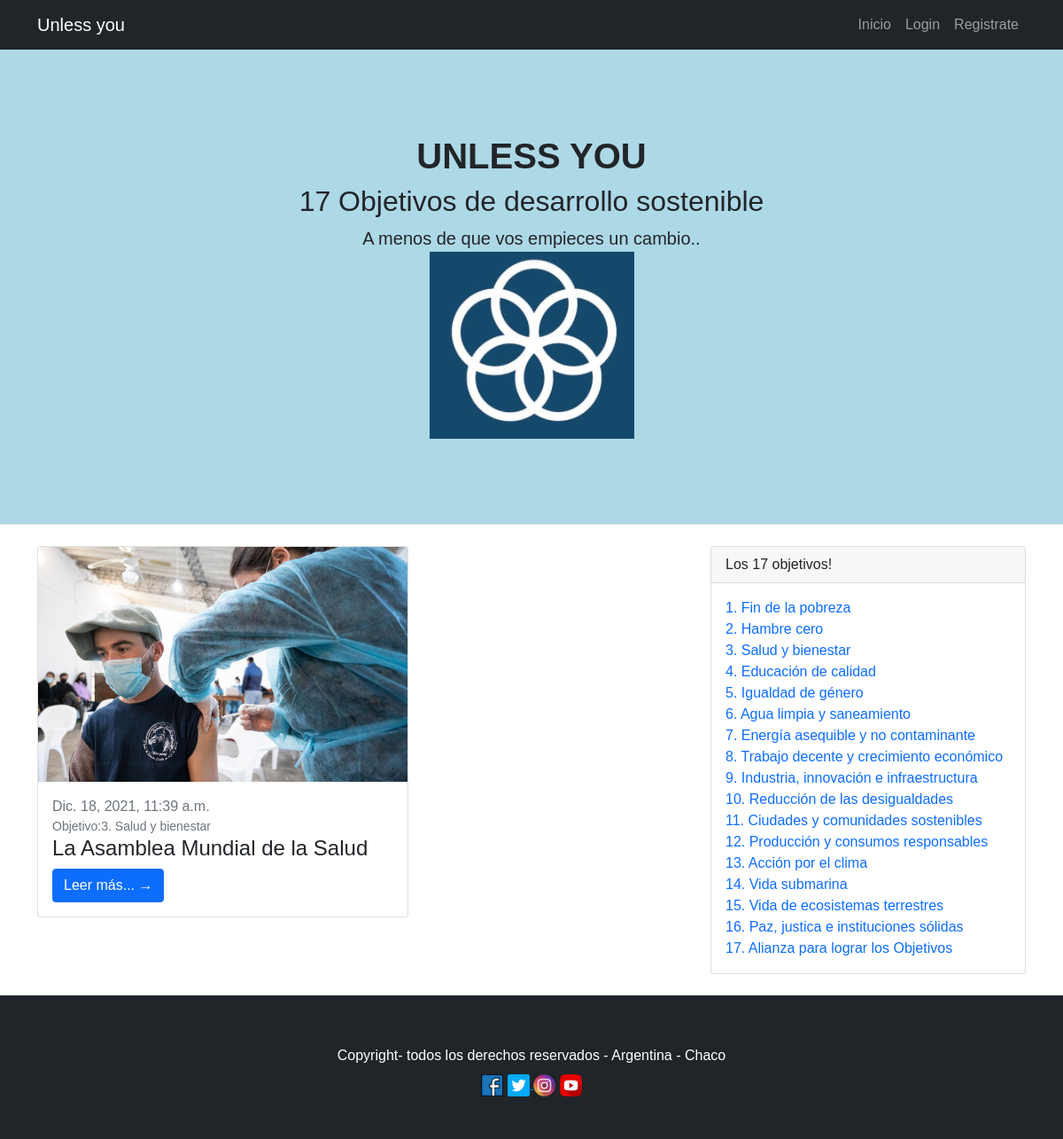
/posts/filtro/3, run on the app's committed database.
### apps/posts/models.py (models this page shows, shortened)
class Posts(models.Model):
	nombre = models.CharField(max_length=255)
	body = models.TextField(null = True)
	fecha_post = models.DateTimeField(auto_now_add=True, null = True)
	Ods = models.ForeignKey(Ods, on_delete = models.CASCADE)
	imagen = models.ImageField(upload_to='imagenes_posts', null=True)
	class Meta:
		ordering = ['-fecha_post']

class Ods(models.Model):
	nombre = models.CharField(max_length = 255)
	descripcion = models.TextField(null = True)
	imagen = models.ImageField(upload_to='imagenes_ods', null=True)
	def __str__(self):
		return self.nombre

### apps/posts/views.py (the view)
# urls.py: path('filtro/<int:pk>', views.filtro, name = 'filtro'),
def filtro(request, pk):
	p = Posts.objects.filter(Ods = pk)
	ctx = {}
	ctx['posts'] = p
	o = Ods.objects.all()
	ctx['Ods'] = o
	return render (request,'Posts/Filtro.html',ctx)

### templates/Posts/Filtro.html
{% extends 'Base.html' %}

### templates/Base.html (shortened to what this page needs)
{% load static %}
<!DOCTYPE html>
<html lang="en">
    <head>
		<link rel="stylesheet" type="text/css" href="{% static 'css/styles.css' %}">
    </head>
    <body>
        <nav class="navbar navbar-expand-lg navbar-dark bg-dark">
            <div class="container">
                <a class="navbar-brand" href="{% url 'primera_vista' %}">Unless you</a>
                <div class="collapse navbar-collapse" id="navbarSupportedContent">
                    <ul class="navbar-nav ms-auto mb-2 mb-lg-0">
                        {% if user.is_authenticated %}
                            <li class="nav-item"><a class="nav-link" >Bienvenid@ {{ user.username }}</a></li>
                            <li class="nav-item"><a class="nav-link" href="{% url 'primera_vista' %}">Inicio</a></li>
                            <li class="nav-item"><a class="nav-link" href="{% url 'logout' %}">Cerrar Sesion</a></li>
                            <li class="nav-item"><a class="nav-link" href="{% url 'posts:alta_post' %}">Crear Post</a></li>
                        {% else %}
                             <li class="nav-item"><a class="nav-link" href="{% url 'primera_vista' %}">Inicio</a></li>
                            <li class="nav-item"><a class="nav-link" href="{% url 'login' %}">Login</a></li>
                            <li class="nav-item"><a class="nav-link" href="{% url 'register' %}">Registrate</a></li>
                        {% endif %}
                    </ul>
                </div>
            </div>
        </nav>
        <header class="py-5 bg-light border-bottom mb-4">
            <div class="container">
                <div class="text-center my-5">
                    <h1 class="fw-bolder">UNLESS YOU</h1>
                    <h2>17 Objetivos de desarrollo sostenible</h2>
                    <p class="lead mb-0">A menos de que vos empieces un cambio..</p>
                    <img src="{% static 'img/Logo.png' %}">
                </div>
            </div>
       </header>
    <div class="container">
        <div class="row" style="flex-wrap: wrap-reverse;">
            {% for a in posts %}
                <div class="col-lg-8">
                    <div class="row">
                        <div class="col-lg-7 ">
                            <div class="card mb-4">
                                <a href="#!"><img class="card-img-top" src="{{a.imagen.url}}" alt="..." /></a>
                                <div class="card-body">
                                    <div class="large text-muted">{{a.fecha_post}}</div>
                                    <div class="small text-muted">Objetivo:{{a.Ods}}</div>
                                    <h2 class="card-title h4">{{a.nombre}}</h2>
                                    <a class="btn btn-primary" href="{% url 'posts:detalle' a.pk %}">Leer más... →</a>
                                </div>
                            </div>
                        </div>
                    </div>
                </div>
            {% endfor %}
            <div class="col-lg-4 ">
                <div class="card mb-4">
                    <div class="card-header">Los 17 objetivos!</div>
                    <div class="card-body">
                        <div class=".row">
                            <div class=".col-lg-8">
                                <ul class="list-unstyled mb-0">
                                    {% for o in Ods %}
                                        <li><a href="{% url 'posts:filtro' o.pk%}" style="text-decoration: none;"> {{o.nombre}}</li>
                                    {% endfor %}
                                </ul>
                            </div>
                        </div>
                    </div>
                </div>
            </div>
        </div>
    </div>
    <footer class="py-5 bg-dark">
        <div class="container"><p class= "m-2 text-center text-white"> Copyright- todos los derechos reservados - Argentina - Chaco </p>
        </div>
        <div class="container">
            <div class="row justify-content-center ">
                <div class="col-md-12 text-center justify-content-center">
                    <div class="enlaceRedes">
                        <a href="https://facebook.com"> <img class="facebook" width="25" height="25" margin-right:5rem; #facebook:hover src="{% static 'img/facebook.png' %}"></a>
                        <a href="https://twitter.com"> <img class="twitter" width="25" height="25" margin-right:5rem; src="{% static 'img/twiter.png' %}">
                        </a>
                        <a href="https://instagram.com"> <img class="instagram" width="25" height="25" margin-right:5rem; src="{% static 'img/instagram.png' %}"></a>
                        <a href="https://youtube.com"> <img class="youtube" width="25" height="25" margin-right:5rem; #facebook:hover src="{% static 'img/youtube.png' %}"></a>
                    </div>
                </div>
            </div>
        </div>
    </footer>
</body>
</html>

### data on the page
Posts: imagen (picture), fecha_post "Dic. 18, 2021, 11:39 a.m.", Ods "3. Salud y bienestar", nombre "La Asamblea Mundial de la Salud"
Ods: nombre "1. Fin de la pobreza"
Ods: nombre "2. Hambre cero"
Ods: nombre "3. Salud y bienestar"
Ods: nombre "4. Educación de calidad"
Ods: nombre "5. Igualdad de género"
Ods: nombre "6. Agua limpia y saneamiento"
Ods: nombre "7. Energía asequible y no contaminante"
Ods: nombre "8. Trabajo decente y crecimiento económico"
Ods: nombre "9. Industria, innovación e infraestructura"
Ods: nombre "10. Reducción de las desigualdades"
Ods: nombre "11. Ciudades y comunidades sostenibles"
Ods: nombre "12. Producción y consumos responsables"
Ods: nombre "13. Acción por el clima"
Ods: nombre "14. Vida submarina"
Ods: nombre "15. Vida de ecosistemas terrestres"
Ods: nombre "16. Paz, justica e instituciones sólidas"
Ods: nombre "17. Alianza para lograr los Objetivos"
